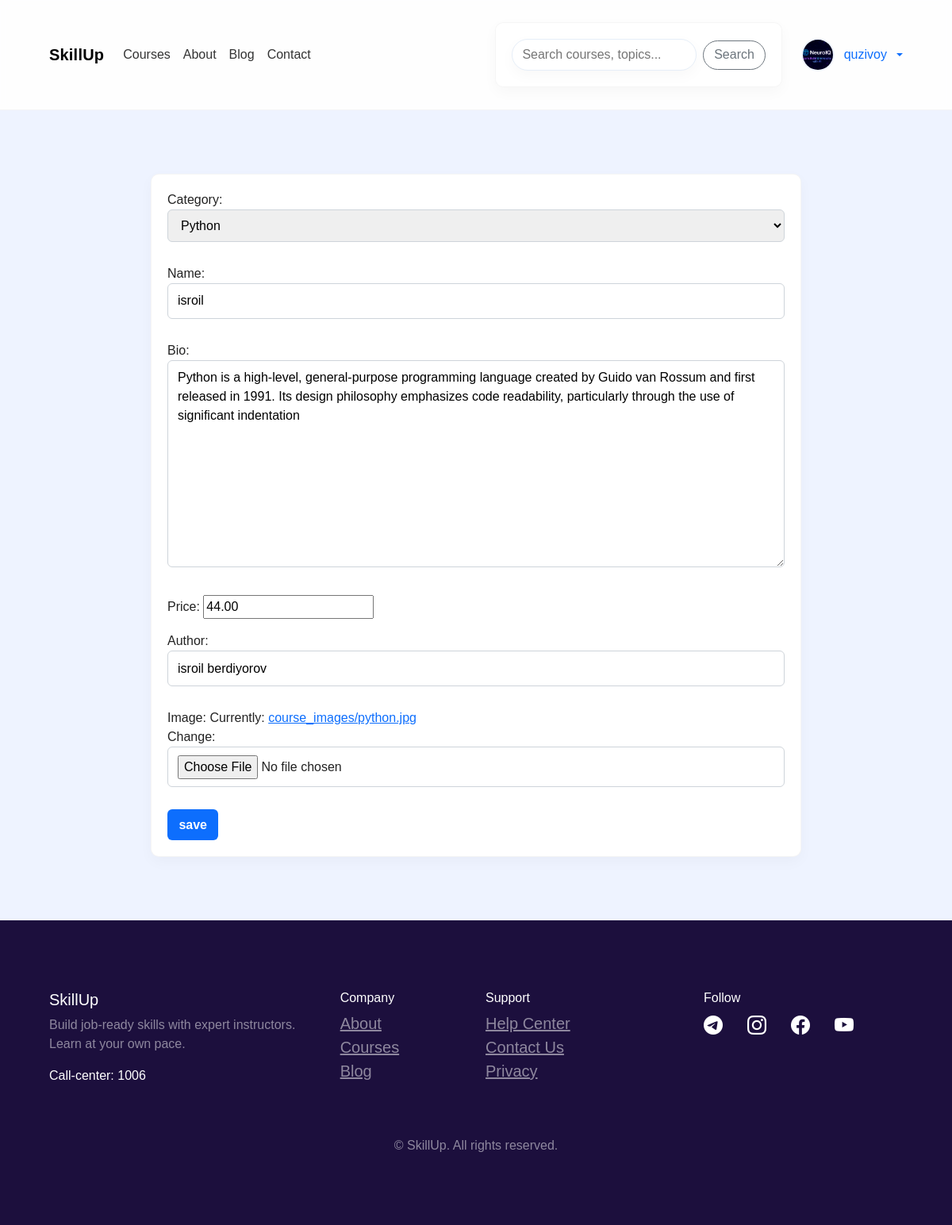
/courses/update-course/5/ (signed in), run on the app's committed database.
### accounts/models.py (models this page shows, shortened)
class User(AbstractUser):
    CHOICE_ROLE = [
        ('STUDENT', 'STUDENT'),
        ('TEACHER', 'TEACHER'),
        ('ADMIN','ADMIN')
    ]
    email = models.EmailField(unique=True)
    username = models.CharField(max_length=200)
    phone = models.CharField(max_length=200, null=True, blank=True)
    bio = models.TextField(null=True, blank=True)
    image = models.ImageField(upload_to='profile-images/')
    country = models.CharField(max_length=200, null=True, blank=True)
    role = models.CharField(max_length=200, choices=CHOICE_ROLE, default='STUDENT')
    USERNAME_FIELD = 'email'
    REQUIRED_FIELDS = ('username',)

### courses/models.py (models this page shows, shortened)
class Course(models.Model):
    category = models.ForeignKey(Category, on_delete=models.CASCADE)
    user = models.ForeignKey(User, on_delete=models.CASCADE)
    name = models.CharField(max_length=200)
    bio = models.TextField()
    price = models.DecimalField(max_digits=10, decimal_places=2)
    author = models.CharField(max_length=200)
    rate = models.DecimalField(max_digits=5, decimal_places=0, null=True, blank=True)
    image = models.ImageField(upload_to='course_images/')

class Category(models.Model):
    name = models.CharField(max_length=200)
    created_at = models.DateTimeField(auto_now_add=True)
    def __str__(self):
        return self.name

### courses/views.py (the view, shortened to what this page needs)
# urls.py: path('update-course/<int:pk>/', views.CourseUpdate.as_view(), name='update-course'),
class CourseUpdate(LoginRequiredMixin, IsTeacherMixin,UpdateView):
    model = Course
    template_name = 'courses/course_create.html'
    form_class = CourseForm
    success_url = reverse_lazy('home')
    def get_context_data(self, **kwargs):
        context = super().get_context_data(**kwargs)
        context['page'] = 'update'
        return context

### courses/forms.py
class CourseForm(forms.ModelForm):
    class Meta:
        model = models.Course
        fields = ('category','name','bio', 'price','author','image')

### accounts/permissions.py (called while the page is built)
    def dispatch(self, request, *args, **kwargs):
        if not request.user.role == 'TEACHER':
            return self.handle_no_permission()
        return super().dispatch(request, *args, **kwargs)

### templates/courses/course_create.html (shortened to what this page needs)
{% extends 'base.html' %}  {% block hero %}
<form method="post" enctype="multipart/form-data">
  {% csrf_token %} {{form.as_p}}
  <button>save</button>
</form>
{% endblock %}

### templates/base.html (shortened to what this page needs)
<!DOCTYPE html>
{% load static %}
<html lang="en">
  <head>
    <link
      rel="stylesheet"
      href="https://cdn.jsdelivr.net/npm/bootstrap@5.3.2/dist/css/bootstrap.min.css"
    />
    <link
      rel="stylesheet"
      href="https://cdn.jsdelivr.net/npm/bootstrap-icons@1.10.5/font/bootstrap-icons.css"
    />
    <link rel="stylesheet" href="{% static 'css/site.css' %}" />
  </head>
  <body>
    <nav class="navbar navbar-expand-lg sticky-top site-navbar">
      <div class="container">
        <a class="navbar-brand d-flex align-items-center" href="/">
          <span class="fw-bold">SkillUp</span>
        </a>
        <div class="collapse navbar-collapse" id="nav">
          <ul class="navbar-nav me-auto align-items-center">
            <li class="nav-item">
              <a class="nav-link" href="#learning-paths">Courses</a>
            </li>
            <li class="nav-item">
              <a class="nav-link" href="{% url 'about' %}">About</a>
            </li>
            <li class="nav-item">
              <a class="nav-link" href="{% url 'blog' %}">Blog</a>
            </li>
            <li class="nav-item">
              <a class="nav-link" href="{% url 'contact' %}">Contact</a>
            </li>
          </ul>
          <div class="d-flex align-items-center gap-3">
            <form class="nav-search d-none d-md-flex me-2" method="get">
              <input
                name="q"
                type="search"
                placeholder="Search courses, topics..."
                aria-label="Search"
              />
              <a href="learning-paths"
                ><button type="submit" class="btn btn-outline-secondary">
                  Search
                </button></a
              >
            </form>
            {% if not user.is_authenticated %}
            <a href="{% url 'login' %}" class="btn btn-sm btn-outline-secondary"
              >Login</a
            >
            <a href="{% url 'register' %}" class="btn nav-cta btn-primary ms-2"
              >Register</a
            >
            {% else %}
            <div class="dropdown">
              <a
                class="profile-link text-decoration-none dropdown-toggle"
                href="#"
                role="button"
                id="profileMenu"
                data-bs-toggle="dropdown"
                aria-expanded="false"
              >
                {% if user.image %}
                <img
                  src="{{ user.image.url }}"
                  class="avatar-sm"
                  alt="avatar"
                />
                {% else %}
                <img src="/media/user.png" class="avatar-sm" alt="avatar" />
                {% endif %}
                <span class="d-none d-md-inline ms-1"
                  >{{ user.get_full_name|default:user.username }}</span
                >
              </a>
            </div>
            {% endif %}
          </div>
        </div>
      </div>
    </nav>
    <div class="container-fluid hero-section">
      <div class="container">{% block hero %}{% endblock %}</div>
    </div>
    <footer>
      <div class="container py-5">
        <div class="row">
          <div class="col-md-4 mb-4">
            <h5 class="text-white">SkillUp</h5>
            <p class="text-white-50">
              Build job-ready skills with expert instructors. Learn at your own
              pace.
            </p>
            <p class="text-white">Call-center: 1006</p>
          </div>
          <div class="col-md-2 mb-4">
            <h6 class="text-white">Company</h6>
            <ul class="list-unstyled">
              <li><a class="text-white-50" href="/about/">About</a></li>
              <li><a class="text-white-50" href="/courses/">Courses</a></li>
              <li><a class="text-white-50" href="/blog/">Blog</a></li>
            </ul>
          </div>
          <div class="col-md-3 mb-4">
            <h6 class="text-white">Support</h6>
            <ul class="list-unstyled">
              <li><a class="text-white-50" href="#">Help Center</a></li>
              <li><a class="text-white-50" href="#">Contact Us</a></li>
              <li><a class="text-white-50" href="#">Privacy</a></li>
            </ul>
          </div>
          <div class="col-md-3 mb-4">
            <h6 class="text-white">Follow</h6>
            <div class="d-flex gap-3 mt-2">
              <a href="#" class="text-white"
                ><i class="bi bi-telegram fs-4"></i
              ></a>
              <a href="#" class="text-white"
                ><i class="bi bi-instagram fs-4"></i
              ></a>
              <a href="#" class="text-white"
                ><i class="bi bi-facebook fs-4"></i
              ></a>
              <a href="#" class="text-white"
                ><i class="bi bi-youtube fs-4"></i
              ></a>
            </div>
          </div>
        </div>
        <div class="text-center text-white-50 mt-4">
          © {{ now.year }} SkillUp. All rights reserved.
        </div>
      </div>
    </footer>
    <link
      rel="stylesheet"
      href="https://cdn.jsdelivr.net/npm/plyr@3.8.10/dist/plyr.css"
    />
  </body>
</html>

### static/css/site.css (style rules this page uses)
:root { --primary: #0d6efd; --muted: #6c757d; --bg: #f8f9fa; --card-border: #e9ecef; }
html,body { height:100%; }
body { background:var(--bg); font-family: Arial, Helvetica, sans-serif; color:#222; }
.container { max-width:1100px; }
.hero-section { padding:48px 0; }
form { background:#fff; padding:20px; margin:20px auto; border-radius:10px; border:1px solid rgba(0,0,0,0.04); box-shadow:0 6px 18px rgba(16,24,40,0.03); }
form input[type="text"], form input[type="email"], form input[type="password"], form input[type="file"], form textarea, form select { width:100%; padding:.6rem .75rem; border:1px solid #ced4da; border-radius:.375rem; font-size:1rem; margin-bottom:.75rem; box-sizing:border-box; }
form button, button { display:inline-block; background:var(--primary); color:#fff; border:none; padding:.45rem .9rem; border-radius:.375rem; font-weight:600; cursor:pointer; }
.navbar-brand { font-weight:700;letter-spacing:.2px }
.nav-link { color:#333!important;padding:.4rem .6rem }
footer { background:#1c0f3d;color:#fff;padding:40px 0 }
footer p, footer a { color:#fff }
@media (min-width:992px) { form { max-width:820px } }
.hero-section { background:linear-gradient(180deg, rgba(14,165,233,0.04), rgba(13,110,253,0.02));padding:48px 0 }
.sticky-top { z-index:1030 }
.site-navbar { background: rgba(255,255,255,0.82);backdrop-filter: blur(6px);border-bottom:1px solid rgba(15,23,42,0.04);transition:box-shadow .25s ease, transform .25s ease }
.site-navbar .navbar-brand { font-size:1.25rem;font-weight:800;letter-spacing:.2px }
.site-navbar .nav-link { color:rgba(15,23,42,0.85);padding:.6rem .9rem;border-radius:.5rem;transition:background .18s ease,color .18s ease }
.nav-search { max-width:420px;width:100%;display:flex;align-items:center;gap:8px }
.nav-search input { flex:1;padding:.45rem .75rem;border-radius:999px;border:1px solid #e6eef8;background: #fff;box-shadow:0 6px 18px rgba(16,24,40,0.03);transition:box-shadow .18s ease,border-color .18s ease }
.nav-search .btn { border-radius:999px;padding:.35rem .8rem }
.avatar-sm { width:42px;height:42px;border-radius:50%;object-fit:cover;border:2px solid rgba(13,110,253,0.06) }
.profile-link { display:flex;align-items:center;gap:.5rem }

### templates/base.html (style rules this page uses)
body { background: #f8f9fa; font-family: Arial, sans-serif; }
.hero-section { background: #eef3ff; padding: 60px 0; }
footer { background: #1c0f3d; color: #fff; padding: 40px 0; }
footer a { color: #fff; margin-right: 15px; font-size: 20px; }

### data on the page
User: image (picture), get_full_name "quzivoy"
Course: category "Python", bio "Python is a high-level, general-purpose programming language created by Guido van Rossum and first released in 1991. Its design philosophy emphasizes code readability, particularly through the use of significant indentation", price "44.00", author "isroil berdiyorov"
Category: name "isroil"
